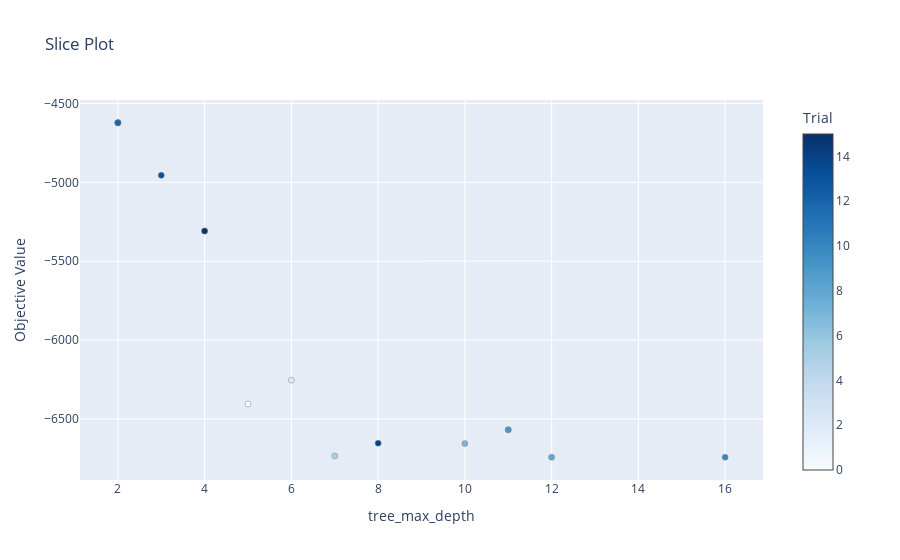

Source (notebook cell):
### Markdown cell above
Подберите оптимальное значение максимальной глубины дерева. Для этого обучите решающие деревья с выставленным значением соответствующего гиперпараметра и посчитайте ошибку предсказаний каждого из них на валидационной выборке. Постройте соответствующий график.

### Code cell
import optuna
from sklearn.ensemble import RandomForestClassifier
from sklearn.model_selection import cross_val_score


def objective(trial):
    max_depth = trial.suggest_int("tree_max_depth", 2, 16)
    #splitter = trial.suggest_categorical("splitter",['best','random'])
   
    dtr_model = DecisionTreeRegressor(
        max_depth = max_depth,
        #splitter = splitter,
        random_state = 42)
    score = cross_val_score(dtr_model, X_train, y_train, scoring='neg_mean_squared_error', cv=3).mean()
    return score


study = optuna.create_study(direction = "maximize")
study.optimize(objective, n_trials =16 )
trial = study.best_trial
print("Best Score: ", trial.value)
print("Best Params: ")
for key, value in trial.params.items():
    print("  {}: {}".format(key, value))
optuna.visualization.plot_slice(study, ['tree_max_depth'])

### Figure 1 — Plotly figure (JSON) as saved in the notebook; plotly's stock layout.template omitted (floating-point values rounded to 4 significant figures)
{"data": [{"marker": {"color": [0, 1, 2, 3, 4, 5, 6, 7, 8, 9, 10, 11, 12, 13, 14, 15], "colorbar": {"title": {"text": "Trial"}, "x": 1, "xpad": 40}, "colorscale": [[0, "rgb(247,251,255)"], [0.125, "rgb(222,235,247)"], [0.25, "rgb(198,219,239)"], [0.375, "rgb(158,202,225)"], [0.5, "rgb(107,174,214)"], [0.625, "rgb(66,146,198)"], [0.75, "rgb(33,113,181)"], [0.875, "rgb(8,81,156)"], [1, "rgb(8,48,107)"]], "line": {"color": "Grey", "width": 0.5}}, "mode": "markers", "showlegend": false, "type": "scatter", "x": [5, 2, 6, 2, 11, 7, 4, 10, 12, 11, 16, 2, 2, 3, 8, 4], "y": [-6405.0, -4622.0, -6254.0, -4622.0, -6569.0, -6734.0, -5309.0, -6656.0, -6743.0, -6569.0, -6743.0, -4622.0, -4622.0, -4956.0, -6653.0, -5309.0]}], "layout": {"title": {"text": "Slice Plot"}, "xaxis": {"title": {"text": "tree_max_depth"}}, "yaxis": {"title": {"text": "Objective Value"}}}}
